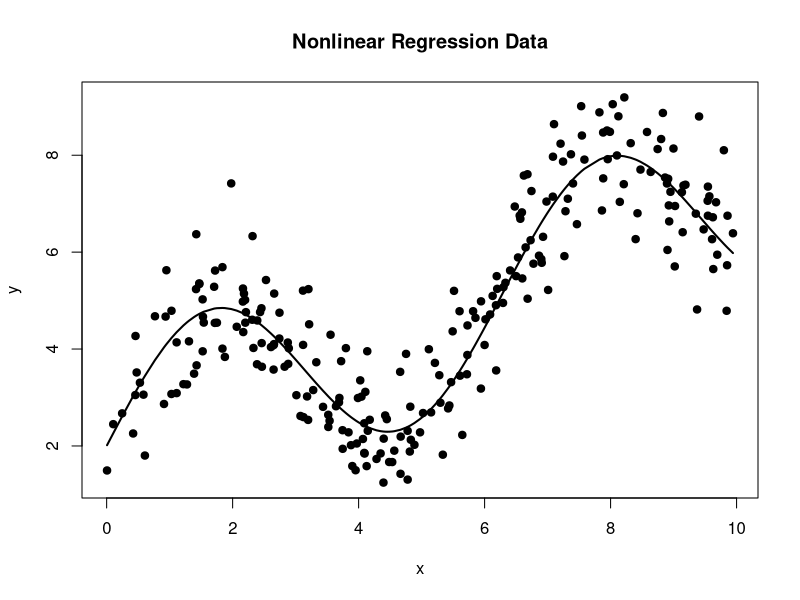
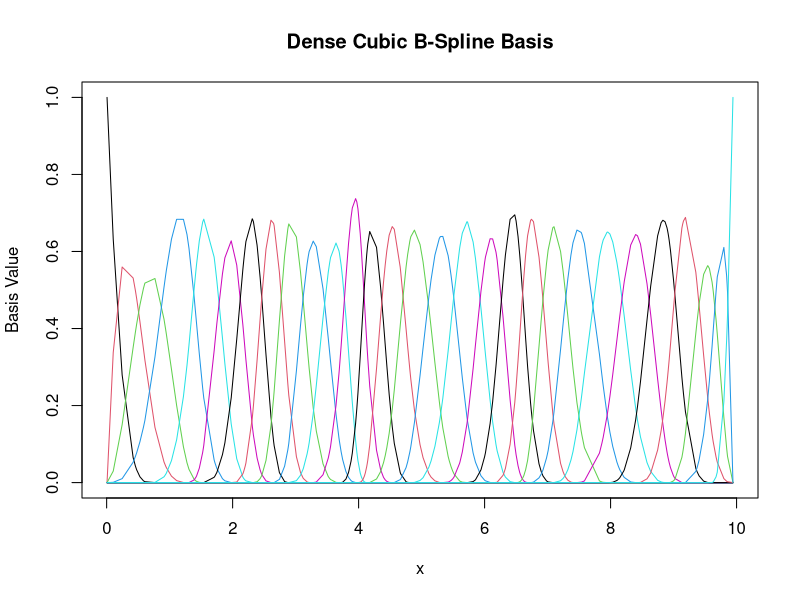
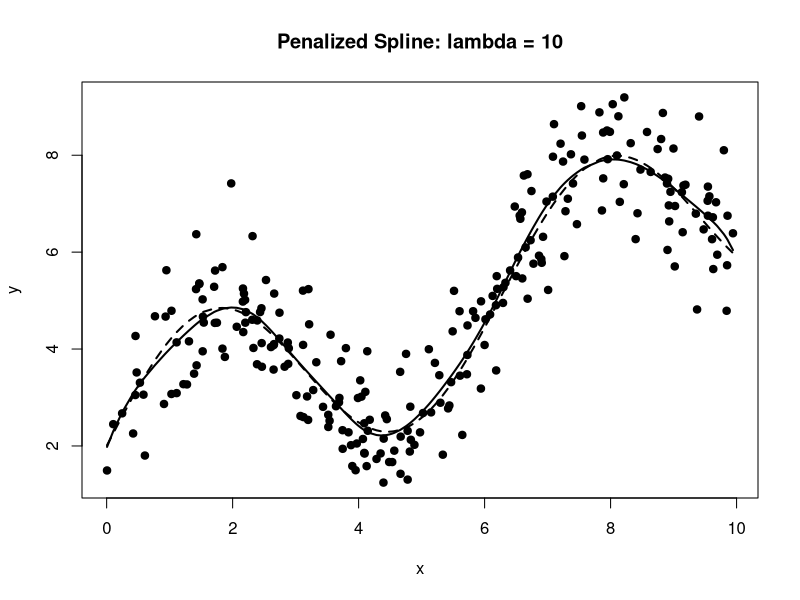
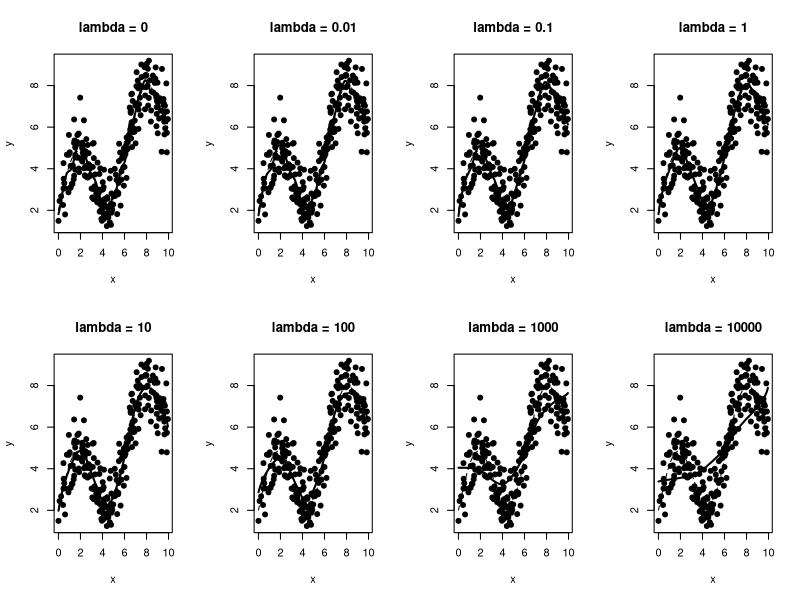
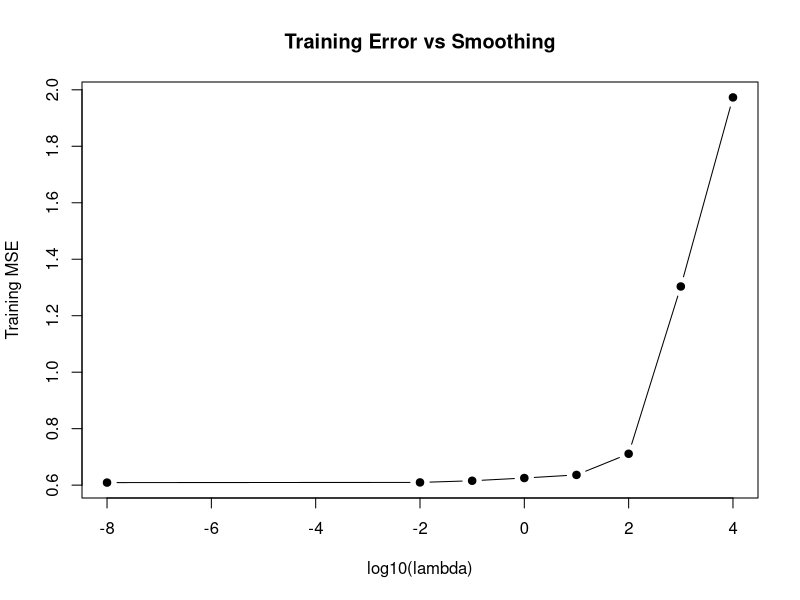
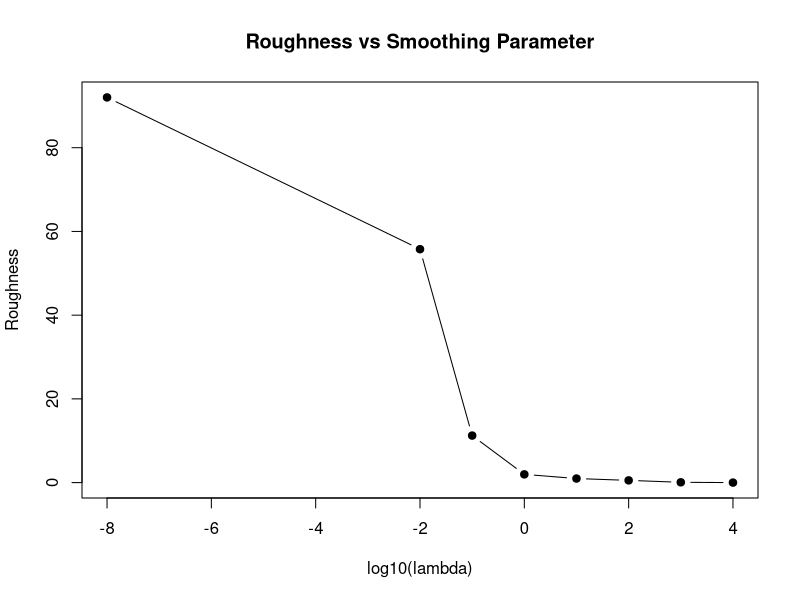
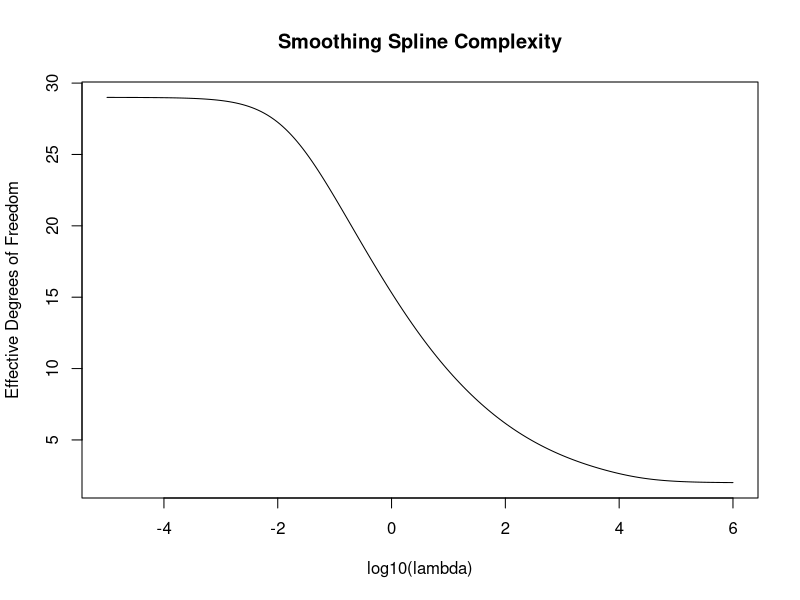
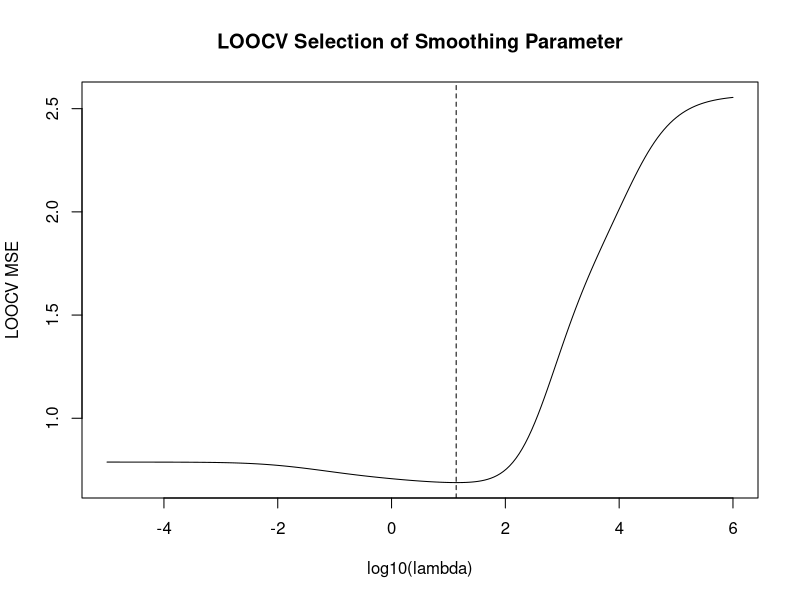

Here is the R script that generated these plots, in order:
# ==============================================================================
# Smoothing Splines
# Jonathan Ma
#
# References:
#   The Elements of Statistical Learning
#   An Introduction to Statistical Learning
#
# Main ideas:
#   - Penalized least squares
#   - Smoothness penalty
#   - Smoothing parameter lambda
#   - Bias-variance tradeoff
#   - Effective degrees of freedom
#   - Smoother matrix
#   - Leave-one-out cross-validation
#   - Generalized cross-validation
#   - Comparison with smooth.spline()
#
# Note:
#   The manual model below uses a dense cubic B-spline basis with a
#   second-difference penalty on adjacent coefficients.
#
#   This is a P-spline-style approximation to the smoothing-spline idea.
#   Base R's smooth.spline() is then used to verify the exact classical
#   smoothing-spline behavior.
# ==============================================================================


# ------------------------------------------------------------------------------
# 1. Generate Nonlinear Regression Data
# ------------------------------------------------------------------------------

set.seed(123)

n <- 250

x <- sort(
  runif(
    n,
    min = 0,
    max = 10
  )
)


true_function <- function(x) {
  
  2 +
    0.5 * x +
    2 * sin(x)
}


y_true <- true_function(
  x
)


y <- y_true +
  rnorm(
    n,
    mean = 0,
    sd = 0.8
  )


data <- data.frame(
  x = x,
  y = y
)


head(data)


# ------------------------------------------------------------------------------
# 2. Plot Data
# ------------------------------------------------------------------------------

plot(
  x,
  y,
  pch = 19,
  xlab = "x",
  ylab = "y",
  main = "Nonlinear Regression Data"
)


lines(
  x,
  y_true,
  lwd = 2
)


# ------------------------------------------------------------------------------
# 3. Build a Dense Cubic B-Spline Basis
# ------------------------------------------------------------------------------

# We use many interior knots.
#
# The smoothing penalty, rather than the raw number of knots,
# will control effective complexity.


number_internal_knots <- 25


internal_knots <- as.numeric(
  quantile(
    x,
    probs = seq(
      0,
      1,
      length.out = number_internal_knots + 2
    )[
      -c(
        1,
        number_internal_knots + 2
      )
    ]
  )
)


boundary_knots <- range(
  x
)


# splines is part of the standard R installation.

B <- splines::bs(
  x,
  knots = internal_knots,
  degree = 3,
  Boundary.knots = boundary_knots,
  intercept = TRUE
)


B <- as.matrix(
  B
)


dim(
  B
)


# ------------------------------------------------------------------------------
# 4. Plot B-Spline Basis Functions
# ------------------------------------------------------------------------------

matplot(
  x,
  B,
  type = "l",
  lty = 1,
  xlab = "x",
  ylab = "Basis Value",
  main = "Dense Cubic B-Spline Basis"
)


# ------------------------------------------------------------------------------
# 5. Construct Roughness Penalty
# ------------------------------------------------------------------------------

# Let beta be the B-spline coefficient vector.
#
# We penalize second differences:
#
# beta_j - 2*beta_{j+1} + beta_{j+2}
#
# This discourages rapid changes in slope.


p <- ncol(
  B
)


D2 <- diff(
  diag(p),
  differences = 2
)


dim(
  D2
)


# Penalty matrix:

Omega <- crossprod(
  D2
)


dim(
  Omega
)


# ------------------------------------------------------------------------------
# 6. Penalized Least-Squares Objective
# ------------------------------------------------------------------------------

# Minimize:
#
# ||y - B beta||^2
#
# +
#
# lambda * beta' Omega beta


smoothing_objective <- function(
    beta,
    B,
    y,
    lambda,
    Omega
) {
  
  residual <- y -
    as.vector(
      B %*%
        beta
    )
  
  
  RSS <- sum(
    residual^2
  )
  
  
  penalty <- lambda *
    as.numeric(
      t(beta) %*%
        Omega %*%
        beta
    )
  
  
  return(
    RSS +
      penalty
  )
}


# ------------------------------------------------------------------------------
# 7. Closed-Form Penalized Solution
# ------------------------------------------------------------------------------

# The normal equations are:
#
# (B'B + lambda*Omega) beta = B'y
#
#
# Therefore:
#
# beta_hat =
# (B'B + lambda*Omega)^(-1) B'y


smoothing_fit <- function(
    B,
    y,
    lambda,
    Omega
) {
  
  B <- as.matrix(
    B
  )
  
  
  penalty_matrix <- lambda *
    Omega
  
  
  beta_hat <- solve(
    crossprod(B) +
      penalty_matrix,
    crossprod(
      B,
      y
    )
  )
  
  
  fitted <- as.vector(
    B %*%
      beta_hat
  )
  
  
  return(
    list(
      coefficients = as.vector(
        beta_hat
      ),
      fitted = fitted,
      lambda = lambda
    )
  )
}


# ------------------------------------------------------------------------------
# 8. Fit One Smoothing Parameter
# ------------------------------------------------------------------------------

lambda <- 10


model <- smoothing_fit(
  B = B,
  y = y,
  lambda = lambda,
  Omega = Omega
)


model$coefficients


# ------------------------------------------------------------------------------
# 9. Plot Smoothed Fit
# ------------------------------------------------------------------------------

plot(
  x,
  y,
  pch = 19,
  xlab = "x",
  ylab = "y",
  main = paste(
    "Penalized Spline: lambda =",
    lambda
  )
)


lines(
  x,
  model$fitted,
  lwd = 2
)


lines(
  x,
  y_true,
  lty = 2,
  lwd = 2
)


# ------------------------------------------------------------------------------
# 10. Training Error
# ------------------------------------------------------------------------------

MSE <- mean(
  (
    y -
      model$fitted
  )^2
)


RMSE <- sqrt(
  MSE
)


data.frame(
  MSE = MSE,
  RMSE = RMSE
)


# ------------------------------------------------------------------------------
# 11. Roughness of the Fit
# ------------------------------------------------------------------------------

roughness <- as.numeric(
  t(
    model$coefficients
  ) %*%
    Omega %*%
    model$coefficients
)


roughness


# ------------------------------------------------------------------------------
# 12. Compare Different Lambda Values
# ------------------------------------------------------------------------------

lambda_values <- c(
  0,
  0.01,
  0.1,
  1,
  10,
  100,
  1000,
  10000
)


lambda_models <- vector(
  "list",
  length(
    lambda_values
  )
)


lambda_results <- data.frame(
  Lambda = lambda_values,
  Training_MSE = NA,
  Roughness = NA
)


for (i in seq_along(
  lambda_values
)) {
  
  lambda_i <- lambda_values[i]
  
  
  model_i <- smoothing_fit(
    B = B,
    y = y,
    lambda = lambda_i,
    Omega = Omega
  )
  
  
  lambda_models[[i]] <- model_i
  
  
  lambda_results$Training_MSE[i] <- mean(
    (
      y -
        model_i$fitted
    )^2
  )
  
  
  lambda_results$Roughness[i] <-
    as.numeric(
      t(
        model_i$coefficients
      ) %*%
        Omega %*%
        model_i$coefficients
    )
}


lambda_results


# ------------------------------------------------------------------------------
# 13. Plot Fits for Different Lambda Values
# ------------------------------------------------------------------------------

par(
  mfrow = c(
    2,
    4
  )
)


for (i in seq_along(
  lambda_values
)) {
  
  plot(
    x,
    y,
    pch = 19,
    xlab = "x",
    ylab = "y",
    main = paste(
      "lambda =",
      lambda_values[i]
    )
  )
  
  
  lines(
    x,
    lambda_models[[i]]$fitted,
    lwd = 2
  )
  
  
  lines(
    x,
    y_true,
    lty = 2
  )
}


par(
  mfrow = c(
    1,
    1
  )
)


# ------------------------------------------------------------------------------
# 14. Training Error vs Lambda
# ------------------------------------------------------------------------------

plot(
  log10(
    lambda_results$Lambda +
      1e-8
  ),
  lambda_results$Training_MSE,
  type = "b",
  pch = 19,
  xlab = "log10(lambda)",
  ylab = "Training MSE",
  main = "Training Error vs Smoothing"
)


# ------------------------------------------------------------------------------
# 15. Roughness vs Lambda
# ------------------------------------------------------------------------------

plot(
  log10(
    lambda_results$Lambda +
      1e-8
  ),
  lambda_results$Roughness,
  type = "b",
  pch = 19,
  xlab = "log10(lambda)",
  ylab = "Roughness",
  main = "Roughness vs Smoothing Parameter"
)


# ------------------------------------------------------------------------------
# 16. Smoother Matrix
# ------------------------------------------------------------------------------

# The fitted values can be written:
#
# y_hat = S_lambda y
#
# where
#
# S_lambda =
#
# B (B'B + lambda Omega)^(-1) B'


smoother_matrix <- function(
    B,
    lambda,
    Omega
) {
  
  middle <- solve(
    crossprod(B) +
      lambda *
      Omega
  )
  
  
  S <- B %*%
    middle %*%
    t(B)
  
  
  return(
    S
  )
}


# ------------------------------------------------------------------------------
# 17. Verify Smoother Matrix
# ------------------------------------------------------------------------------

S <- smoother_matrix(
  B,
  lambda = 10,
  Omega = Omega
)


fitted_from_S <- as.vector(
  S %*%
    y
)


max(
  abs(
    fitted_from_S -
      model$fitted
  )
)


# ------------------------------------------------------------------------------
# 18. Effective Degrees of Freedom
# ------------------------------------------------------------------------------

# Effective degrees of freedom:
#
# df(lambda) = trace(S_lambda)
#
# Small lambda:
# high df
#
# Large lambda:
# low df


effective_df <- function(
    B,
    lambda,
    Omega
) {
  
  S <- smoother_matrix(
    B,
    lambda,
    Omega
  )
  
  
  sum(
    diag(
      S
    )
  )
}


effective_df(
  B,
  lambda = 10,
  Omega = Omega
)


# ------------------------------------------------------------------------------
# 19. Degrees of Freedom Across Lambda
# ------------------------------------------------------------------------------

lambda_grid <- 10^seq(
  -5,
  6,
  length.out = 200
)


df_path <- numeric(
  length(
    lambda_grid
  )
)


training_MSE_path <- numeric(
  length(
    lambda_grid
  )
)


roughness_path <- numeric(
  length(
    lambda_grid
  )
)


for (i in seq_along(
  lambda_grid
)) {
  
  lambda_i <- lambda_grid[i]
  
  
  model_i <- smoothing_fit(
    B,
    y,
    lambda_i,
    Omega
  )
  
  
  df_path[i] <- effective_df(
    B,
    lambda_i,
    Omega
  )
  
  
  training_MSE_path[i] <- mean(
    (
      y -
        model_i$fitted
    )^2
  )
  
  
  roughness_path[i] <-
    as.numeric(
      t(
        model_i$coefficients
      ) %*%
        Omega %*%
        model_i$coefficients
    )
}


# ------------------------------------------------------------------------------
# 20. Plot Effective Degrees of Freedom
# ------------------------------------------------------------------------------

plot(
  log10(
    lambda_grid
  ),
  df_path,
  type = "l",
  xlab = "log10(lambda)",
  ylab = "Effective Degrees of Freedom",
  main = "Smoothing Spline Complexity"
)


# ------------------------------------------------------------------------------
# 21. Lambda vs Degrees of Freedom
# ------------------------------------------------------------------------------

complexity_table <- data.frame(
  Lambda = lambda_grid[
    seq(
      1,
      length(
        lambda_grid
      ),
      length.out = 10
    )
  ],
  Degrees_of_Freedom = df_path[
    seq(
      1,
      length(
        df_path
      ),
      length.out = 10
    )
  ]
)


complexity_table


# ------------------------------------------------------------------------------
# 22. Hat Values
# ------------------------------------------------------------------------------

# Like linear regression, the diagonal of S measures leverage.


hat_values <- diag(
  S
)


summary(
  hat_values
)


# ------------------------------------------------------------------------------
# 23. Leave-One-Out Cross-Validation
# ------------------------------------------------------------------------------

# For a linear smoother:
#
# LOOCV residual_i =
#
# (y_i - yhat_i) / (1 - S_ii)
#
#
# This avoids refitting n separate models.


loocv_error <- function(
    B,
    y,
    lambda,
    Omega
) {
  
  S <- smoother_matrix(
    B,
    lambda,
    Omega
  )
  
  
  fitted <- as.vector(
    S %*%
      y
  )
  
  
  residuals <- y -
    fitted
  
  
  leverage <- diag(
    S
  )
  
  
  adjusted_residuals <- residuals /
    (
      1 -
        leverage
    )
  
  
  mean(
    adjusted_residuals^2
  )
}


# ------------------------------------------------------------------------------
# 24. LOOCV Across Lambda
# ------------------------------------------------------------------------------

LOOCV_path <- numeric(
  length(
    lambda_grid
  )
)


for (i in seq_along(
  lambda_grid
)) {
  
  LOOCV_path[i] <- loocv_error(
    B,
    y,
    lambda_grid[i],
    Omega
  )
}


best_LOOCV_index <- which.min(
  LOOCV_path
)


best_LOOCV_lambda <- lambda_grid[
  best_LOOCV_index
]


best_LOOCV_lambda


# ------------------------------------------------------------------------------
# 25. Plot LOOCV Error
# ------------------------------------------------------------------------------

plot(
  log10(
    lambda_grid
  ),
  LOOCV_path,
  type = "l",
  xlab = "log10(lambda)",
  ylab = "LOOCV MSE",
  main = "LOOCV Selection of Smoothing Parameter"
)


abline(
  v = log10(
    best_LOOCV_lambda
  ),
  lty = 2
)


# ------------------------------------------------------------------------------
# 26. Generalized Cross-Validation
# ------------------------------------------------------------------------------

# GCV(lambda) =
#
# [ RSS / n ]
# ---------------------------
# [1 - df(lambda)/n]^2


gcv_error <- function(
    B,
    y,
    lambda,
    Omega
) {
  
  S <- smoother_matrix(
    B,
    lambda,
    Omega
  )
  
  
  fitted <- as.vector(
    S %*%
      y
  )
  
  
  RSS <- sum(
    (
      y -
        fitted
    )^2
  )
  
  
  df <- sum(
    diag(
      S
    )
  )
  
  
  n <- length(
    y
  )
  
  
  GCV <- (
    RSS /
      n
  ) /
    (
      1 -
        df /
        n
    )^2
  
  
  return(
    GCV
  )
}


# ------------------------------------------------------------------------------
# 27. GCV Across Lambda
# ------------------------------------------------------------------------------

GCV_path <- numeric(
  length(
    lambda_grid
  )
)


for (i in seq_along(
  lambda_grid
)) {
  
  GCV_path[i] <- gcv_error(
    B,
    y,
    lambda_grid[i],
    Omega
  )
}


best_GCV_index <- which.min(
  GCV_path
)


best_GCV_lambda <- lambda_grid[
  best_GCV_index
]


best_GCV_lambda


# ------------------------------------------------------------------------------
# 28. Plot GCV Error
# ------------------------------------------------------------------------------

plot(
  log10(
    lambda_grid
  ),
  GCV_path,
  type = "l",
  xlab = "log10(lambda)",
  ylab = "GCV",
  main = "Generalized Cross-Validation"
)


abline(
  v = log10(
    best_GCV_lambda
  ),
  lty = 2
)


# ------------------------------------------------------------------------------
# 29. Compare LOOCV and GCV Choices
# ------------------------------------------------------------------------------

data.frame(
  Method = c(
    "LOOCV",
    "GCV"
  ),
  Lambda = c(
    best_LOOCV_lambda,
    best_GCV_lambda
  )
)


# ------------------------------------------------------------------------------
# 30. Fit Final Penalized Spline
# ------------------------------------------------------------------------------

final_lambda <- best_GCV_lambda


final_model <- smoothing_fit(
  B = B,
  y = y,
  lambda = final_lambda,
  Omega = Omega
)


final_df <- effective_df(
  B,
  final_lambda,
  Omega
)


final_MSE <- mean(
  (
    y -
      final_model$fitted
  )^2
)


# ------------------------------------------------------------------------------
# 31. Plot Final Penalized Spline
# ------------------------------------------------------------------------------

plot(
  x,
  y,
  pch = 19,
  xlab = "x",
  ylab = "y",
  main = "Final Penalized Spline"
)


lines(
  x,
  final_model$fitted,
  lwd = 2
)


lines(
  x,
  y_true,
  lty = 2,
  lwd = 2
)


legend(
  "topleft",
  legend = c(
    "Penalized Spline",
    "True Function"
  ),
  lty = c(
    1,
    2
  ),
  lwd = 2
)


# ------------------------------------------------------------------------------
# 32. Compare Underfitting and Overfitting
# ------------------------------------------------------------------------------

lambda_small <- 1e-5

lambda_medium <- final_lambda

lambda_large <- 1e6


model_small <- smoothing_fit(
  B,
  y,
  lambda_small,
  Omega
)


model_medium <- smoothing_fit(
  B,
  y,
  lambda_medium,
  Omega
)


model_large <- smoothing_fit(
  B,
  y,
  lambda_large,
  Omega
)


plot(
  x,
  y,
  pch = 19,
  xlab = "x",
  ylab = "y",
  main = "Effect of Smoothing Parameter"
)


lines(
  x,
  model_small$fitted,
  lty = 3,
  lwd = 2
)


lines(
  x,
  model_medium$fitted,
  lty = 1,
  lwd = 2
)


lines(
  x,
  model_large$fitted,
  lty = 2,
  lwd = 2
)


legend(
  "topleft",
  legend = c(
    "Small lambda",
    "Selected lambda",
    "Large lambda"
  ),
  lty = c(
    3,
    1,
    2
  ),
  lwd = 2
)


# ------------------------------------------------------------------------------
# 33. Effective Degrees of Freedom for Three Fits
# ------------------------------------------------------------------------------

data.frame(
  Model = c(
    "Small Lambda",
    "Selected Lambda",
    "Large Lambda"
  ),
  Lambda = c(
    lambda_small,
    lambda_medium,
    lambda_large
  ),
  Effective_DF = c(
    effective_df(
      B,
      lambda_small,
      Omega
    ),
    
    effective_df(
      B,
      lambda_medium,
      Omega
    ),
    
    effective_df(
      B,
      lambda_large,
      Omega
    )
  )
)


# ------------------------------------------------------------------------------
# 34. Compare with Unpenalized Regression Spline
# ------------------------------------------------------------------------------

unpenalized_model <- smoothing_fit(
  B,
  y,
  lambda = 0,
  Omega = Omega
)


unpenalized_MSE <- mean(
  (
    y -
      unpenalized_model$fitted
  )^2
)


data.frame(
  Model = c(
    "Unpenalized Dense Regression Spline",
    "Penalized Spline"
  ),
  Training_MSE = c(
    unpenalized_MSE,
    final_MSE
  ),
  Effective_DF = c(
    effective_df(
      B,
      0,
      Omega
    ),
    final_df
  )
)


# ------------------------------------------------------------------------------
# 35. Verify Against Base R smooth.spline()
# ------------------------------------------------------------------------------

# Base R provides the classical cubic smoothing spline.
#
# cv = TRUE asks smooth.spline() to choose its smoothing level
# using ordinary leave-one-out cross-validation.


builtin_spline <- smooth.spline(
  x = x,
  y = y,
  cv = TRUE
)


builtin_spline


# ------------------------------------------------------------------------------
# 36. Built-In Smoothing Spline Predictions
# ------------------------------------------------------------------------------

builtin_prediction <- predict(
  builtin_spline,
  x
)$y


builtin_MSE <- mean(
  (
    y -
      builtin_prediction
  )^2
)


builtin_MSE


# ------------------------------------------------------------------------------
# 37. Built-In Effective Degrees of Freedom
# ------------------------------------------------------------------------------

builtin_spline$df


# ------------------------------------------------------------------------------
# 38. Plot Manual and Classical Smoothing Splines
# ------------------------------------------------------------------------------

plot(
  x,
  y,
  pch = 19,
  xlab = "x",
  ylab = "y",
  main = "Penalized B-Spline vs Classical Smoothing Spline"
)


lines(
  x,
  final_model$fitted,
  lwd = 2
)


lines(
  x,
  builtin_prediction,
  lty = 2,
  lwd = 2
)


lines(
  x,
  y_true,
  lty = 3,
  lwd = 2
)


legend(
  "topleft",
  legend = c(
    "Manual Penalized B-Spline",
    "smooth.spline()",
    "True Function"
  ),
  lty = c(
    1,
    2,
    3
  ),
  lwd = 2
)


# ------------------------------------------------------------------------------
# 39. Compare Manual and Built-In Fits
# ------------------------------------------------------------------------------

data.frame(
  Method = c(
    "Manual Penalized B-Spline",
    "Classical smooth.spline()"
  ),
  Training_MSE = c(
    final_MSE,
    builtin_MSE
  ),
  Effective_DF = c(
    final_df,
    builtin_spline$df
  )
)


# ------------------------------------------------------------------------------
# 40. smooth.spline() with Specified Degrees of Freedom
# ------------------------------------------------------------------------------

# Instead of supplying lambda directly, smoothing splines are often
# tuned through their effective degrees of freedom.


df_values <- c(
  3,
  5,
  10,
  20
)


builtin_df_models <- vector(
  "list",
  length(
    df_values
  )
)


par(
  mfrow = c(
    2,
    2
  )
)


for (i in seq_along(
  df_values
)) {
  
  model_i <- smooth.spline(
    x,
    y,
    df = df_values[i]
  )
  
  
  builtin_df_models[[i]] <- model_i
  
  
  prediction_i <- predict(
    model_i,
    x
  )$y
  
  
  plot(
    x,
    y,
    pch = 19,
    xlab = "x",
    ylab = "y",
    main = paste(
      "df =",
      df_values[i]
    )
  )
  
  
  lines(
    x,
    prediction_i,
    lwd = 2
  )
}


par(
  mfrow = c(
    1,
    1
  )
)


# ------------------------------------------------------------------------------
# 41. Bias-Variance Illustration
# ------------------------------------------------------------------------------

# Low df:
# smoother, higher bias
#
# High df:
# more flexible, higher variance


df_comparison <- data.frame(
  Degrees_of_Freedom = df_values,
  Training_MSE = NA
)


for (i in seq_along(
  df_values
)) {
  
  prediction_i <- predict(
    builtin_df_models[[i]],
    x
  )$y
  
  
  df_comparison$Training_MSE[i] <- mean(
    (
      y -
        prediction_i
    )^2
  )
}


df_comparison


# ------------------------------------------------------------------------------
# 42. Train-Test Split
# ------------------------------------------------------------------------------

set.seed(123)


train_index <- sample(
  seq_len(n),
  size = floor(
    0.7 *
      n
  )
)


test_index <- setdiff(
  seq_len(n),
  train_index
)


x_train <- x[
  train_index
]


y_train <- y[
  train_index
]


x_test <- x[
  test_index
]


y_test <- y[
  test_index
]


# ------------------------------------------------------------------------------
# 43. Fit Classical Smoothing Spline on Training Data
# ------------------------------------------------------------------------------

train_spline <- smooth.spline(
  x = x_train,
  y = y_train,
  cv = TRUE
)


train_spline$df


# ------------------------------------------------------------------------------
# 44. Test Predictions
# ------------------------------------------------------------------------------

test_prediction <- predict(
  train_spline,
  x_test
)$y


test_MSE <- mean(
  (
    y_test -
      test_prediction
  )^2
)


test_RMSE <- sqrt(
  test_MSE
)


data.frame(
  Test_MSE = test_MSE,
  Test_RMSE = test_RMSE
)


# ------------------------------------------------------------------------------
# 45. Summary
# ------------------------------------------------------------------------------

cat(
  "Selected manual lambda:",
  final_lambda,
  "\n"
)


cat(
  "Manual effective degrees of freedom:",
  round(
    final_df,
    3
  ),
  "\n"
)


cat(
  "Manual training MSE:",
  round(
    final_MSE,
    4
  ),
  "\n"
)


cat(
  "smooth.spline() effective degrees of freedom:",
  round(
    builtin_spline$df,
    3
  ),
  "\n"
)


cat(
  "smooth.spline() training MSE:",
  round(
    builtin_MSE,
    4
  ),
  "\n"
)


cat(
  "smooth.spline() test RMSE:",
  round(
    test_RMSE,
    4
  ),
  "\n"
)
